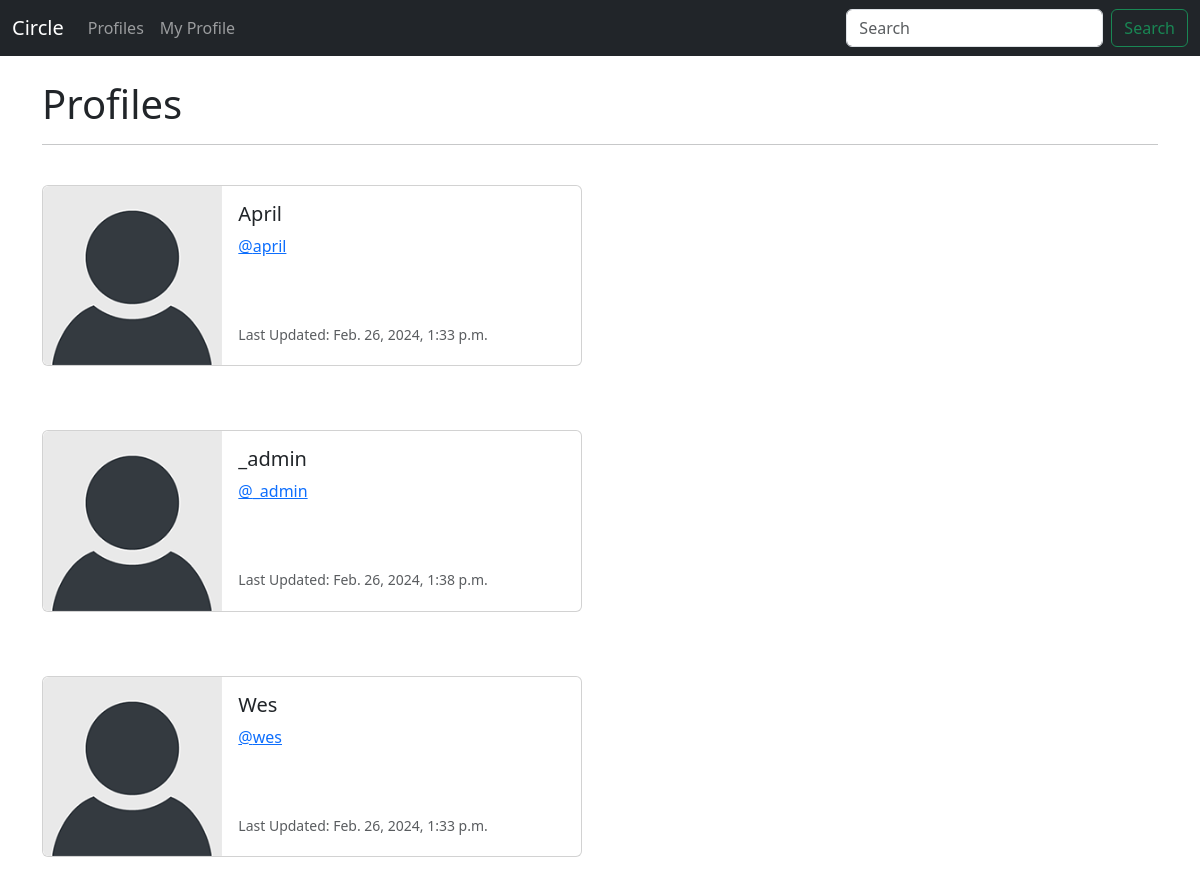
The app's page /profile_list/ (signed in), older data.
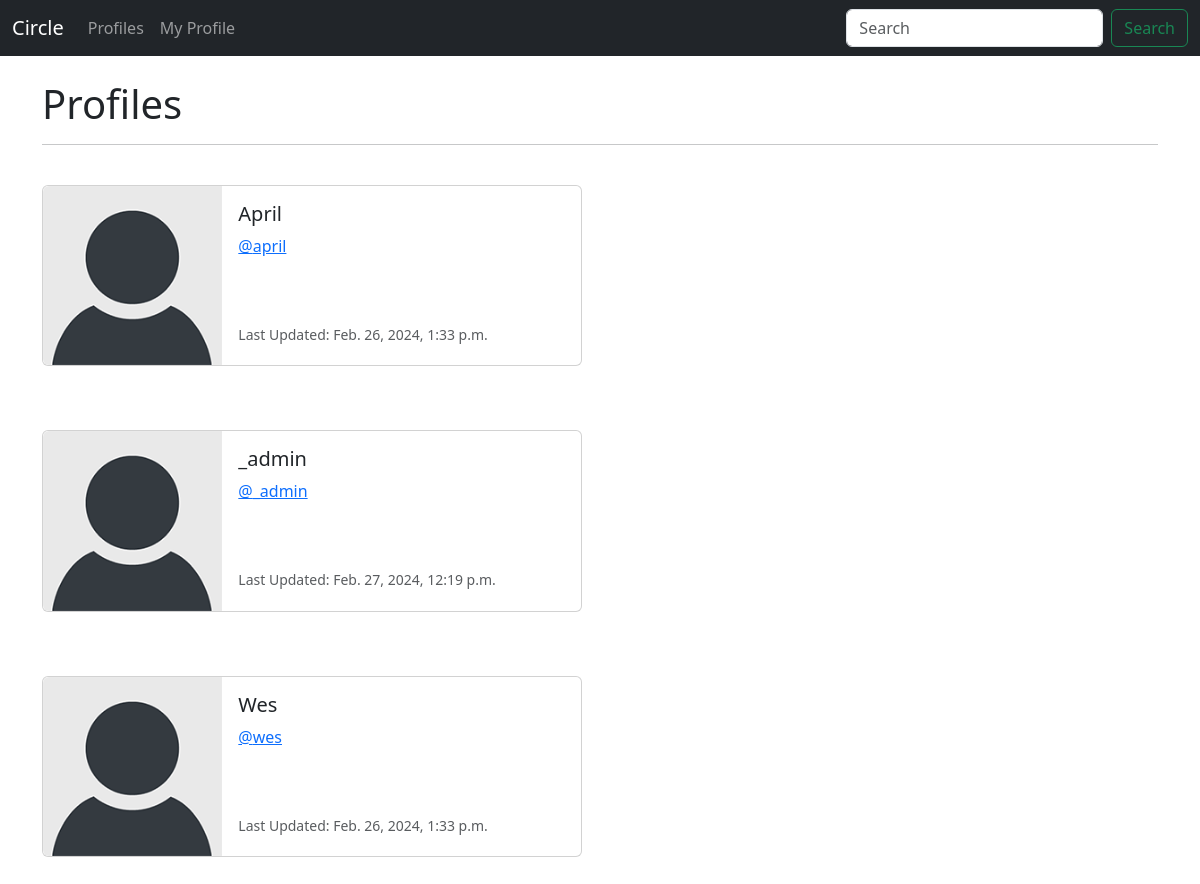
The same page, newer data.
### circle/models.py (models this page shows, shortened)
class Profile(models.Model):
    user = models.OneToOneField( User, on_delete=models.CASCADE)
    follows = models.ManyToManyField("self",
        related_name="followed_by",
        symmetrical=False,
        blank=True)
    date_modified = models.DateTimeField(User, auto_now=True)

### circle/views.py (the view)
# urls.py: path('profile_list/', views.profile_list, name='profile_list'),
def profile_list(request):
    if request.user.is_authenticated:
        profiles = Profile.objects.exclude(user=request.user)
        return render(request, 'profile_list.html', {"profiles":profiles} )
    else:
        messages.success(request, ("You must be logged in to View Page..."))
        return redirect('home')

### circle/templates/profile_list.html
{% extends 'base.html' %}
{% load static %}
{% block content %}
<h1>Profiles</h1>
<hr/>
<br/>
{% if profiles %}
   {% for profile in profiles %}
   <div class="card mb-3" style="max-width: 540px;">
    <div class="row g-0">
      <div class="col-md-4">
        <img src="{% static 'images/default_profile_pic.png' %}" class="img-fluid rounded-start" alt="Profile Image">
      </div>
      <div class="col-md-8">
        <div class="card-body">
          <h5 class="card-title">{{ profile.user.username }}</h5>
          <p class="card-text"><a href="{% url 'profile' profile.user.id %}">@{{ profile.user.username | lower}}</a></a></p><br/><br/>
          <p class="card-text"><small class="text-body-secondary">Last Updated: {{ profile.date_modified }}
        </small></p>
        </div>
      </div>
    </div>
  </div>
  <br/>
  <br/>
   {% endfor %}
{% endif %}
{% endblock %}

Row changes from the older to the newer data that the page shows:
changed Profile "_admin": date_modified "Feb. 26, 2024, 1:38 p.m." → "Feb. 27, 2024, 12:19 p.m."
